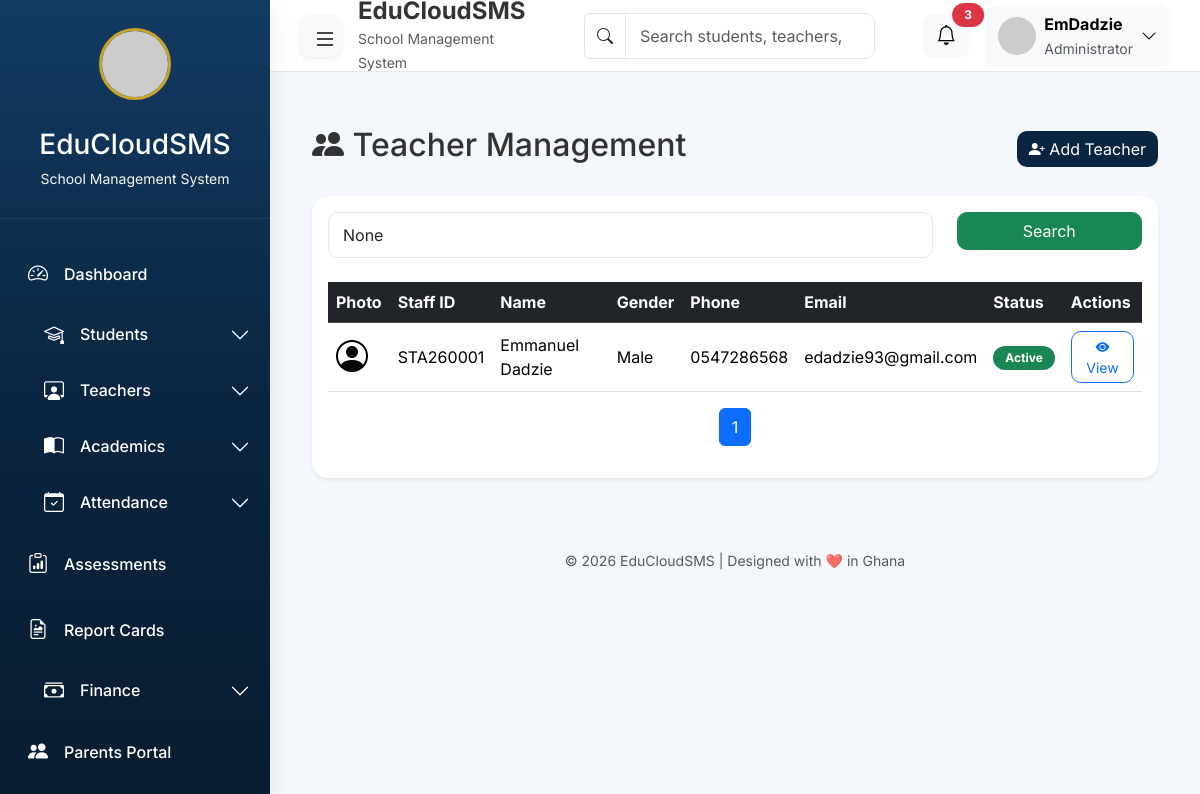
Screenshot of /teachers/ (signed in) with the database file from the repository.
### accounts/models.py (models this page shows, shortened)
class User(AbstractUser):
    class Role(models.TextChoices):
        ADMIN = "ADMIN", "Administrator"
        HEADTEACHER = "HEADTEACHER", "Headteacher"
        TEACHER = "TEACHER", "Teacher"
        PARENT = "PARENT", "Parent"
    role = models.CharField(
        max_length=20,
        choices=Role.choices,
        default=Role.TEACHER
    )

### teachers/models.py (models this page shows, shortened)
class Teacher(models.Model):
    class Gender(models.TextChoices):
        MALE = "Male", "Male"
        FEMALE = "Female", "Female"
    first_name = models.CharField(max_length=50)
    last_name = models.CharField(max_length=50)
    gender = models.CharField(
        max_length=10,
        choices=Gender.choices
    )
    staff_id = models.CharField(
        max_length=20,
        unique=True,
        blank=True,
        editable=False
    )
    phone = models.CharField(
        max_length=20,
        blank=True
    )
    email = models.EmailField(
        blank=True
    )
    photo = models.ImageField(
        upload_to="teacher_photos/",
        blank=True,
        null=True
    )
    date_joined = models.DateField(
        auto_now_add=True
    )
    active = models.BooleanField(
        default=True
    )
    position = models.CharField(
    max_length=50,
    blank=True
    )
    qualification = models.CharField(
        max_length=100,
        blank=True
    )
    date_of_birth = models.DateField(
        null=True,
        blank=True
    )
    address = models.TextField(
        blank=True
    )

### teachers/views.py (the view, shortened to what this page needs)
# urls.py: path("", views.teacher_list, name="teacher_list"),
def teacher_list(request):
    teachers = Teacher.objects.all()
    search = request.GET.get("search")
    paginator = Paginator(teachers, 10)
    page_number = request.GET.get("page")
    page_obj = paginator.get_page(page_number)
    return render(
        request,
        "teachers/teacher_list.html",
        {
            "page_obj": page_obj,
            "search": search,
        },
    )

### core/context_processors.py (called while the page is built)
def school_info(request):
    school = School.objects.first()
    return {
        "school": school
    }

def global_statistics(request):
    return {
        "total_students": Student.objects.count(),
        "total_teachers": Teacher.objects.count(),
        "total_classes": ClassRoom.objects.count(),
        "total_subjects": Subject.objects.count(),
    }

### teachers/templates/teachers/teacher_list.html (shortened to what this page needs)
{% extends "base.html" %}
{% block content %}
<div class="d-flex justify-content-between align-items-center mb-4">
    <h2>
        <i class="bi bi-people-fill"></i>
        Teacher Management
    </h2>
    <a href="{% url 'teacher_create' %}"
       class="btn btn-primary">
        <i class="bi bi-person-plus-fill"></i>
        Add Teacher
    </a>
</div>
<div class="card shadow-sm border-0">
    <div class="card-body">
        <form method="GET" class="row mb-4">
            <div class="col-md-9">
                <input
                    type="text"
                    name="search"
                    class="form-control"
                    placeholder="Search by name, staff ID or phone..."
                    value="{{ search }}"
                >
            </div>
            <div class="col-md-3">
                <button class="btn btn-success w-100">
                    Search
                </button>
            </div>
        </form>
        <div class="table-responsive">
            <table class="table table-hover align-middle">
                <thead class="table-dark">
                    <tr>
                        <th>Photo</th>
                        <th>Staff ID</th>
                        <th>Name</th>
                        <th>Gender</th>
                        <th>Phone</th>
                        <th>Email</th>
                        <th>Status</th>
                        <th>Actions</th>
                    </tr>
                </thead>
                <tbody>
                {% for teacher in page_obj %}
                    <tr>
                        <td>
                            {% if teacher.photo %}
                                <img src="{{ teacher.photo.url }}"
                                     width="45"
                                     height="45"
                                     class="rounded-circle">
                            {% else %}
                                <i class="bi bi-person-circle fs-2"></i>
                            {% endif %}
                        </td>
                        <td>{{ teacher.staff_id }}</td>
                        <td>
                            {{ teacher.first_name }}
                            {{ teacher.last_name }}
                        </td>
                        <td>{{ teacher.gender }}</td>
                        <td>{{ teacher.phone }}</td>
                        <td>{{ teacher.email }}</td>
                        <td>
                            {% if teacher.active %}
                                <span class="badge bg-success">
                                    Active
                                </span>
                            {% else %}
                                <span class="badge bg-danger">
                                    Inactive
                                </span>
                            {% endif %}
                        </td>
                        <td>
                            <a href="{% url 'teacher_detail' teacher.id %}"
                               class="btn btn-sm btn-outline-primary">
                                <i class="bi bi-eye-fill"></i>
                                View
                            </a>
                        </td>
                    </tr>
                {% endfor %}
                </tbody>
            </table>
        </div>
        <nav>
            <ul class="pagination justify-content-center">
                <li class="page-item active">
                    <span class="page-link">
                        {{ page_obj.number }}
                    </span>
                </li>
            </ul>
        </nav>
    </div>
</div>
{% endblock %}

### templates/includes/topbar.html (shortened to what this page needs)
<header class="topbar">
    <div class="d-flex align-items-center">
        <button id="sidebarToggle"
                class="btn btn-light shadow-sm me-3">
            <i class="bi bi-list fs-4"></i>
        </button>
        <div>
            <h4 class="fw-bold mb-0">
            </h4>
            <small class="text-muted">
                School Management System
            </small>
        </div>
    </div>
    <div class="d-none d-lg-block flex-grow-1 mx-5">
        <form>
            <div class="input-group">
                <span class="input-group-text bg-white">
                    <i class="bi bi-search"></i>
                </span>
                <input type="search"
                       class="form-control"
                       placeholder="Search students, teachers, classes...">
            </div>
        </form>
    </div>
    <div class="d-flex align-items-center">
        <div class="dropdown me-3">
            <button class="btn btn-light position-relative"
                    data-bs-toggle="dropdown">
                <i class="bi bi-bell fs-5"></i>
                <span class="position-absolute top-0 start-100 translate-middle badge rounded-pill bg-danger">
                    3
                </span>
            </button>
        </div>
        <div class="dropdown">
            <button class="btn btn-light d-flex align-items-center"
                    data-bs-toggle="dropdown">
                <img src="https://ui-avatars.com/api/?name=Admin"
                     class="rounded-circle me-2"
                     width="38"
                     height="38">
                <div class="text-start d-none d-md-block">
                    <strong>
                        {{ request.user.get_full_name|default:request.user.username }}
                    </strong>
                    <br>
                    <small class="text-muted">
                        Administrator
                    </small>
                </div>
                <i class="bi bi-chevron-down ms-2"></i>
            </button>
        </div>
    </div>
</header>

### templates/includes/styles.html (style rules this page uses)
:root { --primary:#0A2540; --primary-dark:#071C30; --primary-light:#123B63; --gold:#C9A227; --success:#198754; --warning:#FFC107; --danger:#DC3545; --info:#0DCAF0; --bg:#F4F7FC; --white:#FFFFFF; --border:#E3E8EF; --sidebar-width:270px; --sidebar-collapse:80px; --topbar-height:72px; --shadow:0 8px 25px rgba(0,0,0,.08); --radius:16px; --transition:.3s ease; }
* { margin:0; padding:0; box-sizing:border-box; }
html { scroll-behavior:smooth; }
body { background:var(--bg); font-family:'Inter',sans-serif; color:#333; overflow-x:hidden; }
.topbar { height:var(--topbar-height); background:#fff; border-bottom:1px solid var(--border); display:flex; align-items:center; justify-content:space-between; padding:0 30px; position:sticky; top:0; z-index:1000; }
#sidebarToggle { width:42px; height:42px; border-radius:10px; }
.card { border:none; border-radius:var(--radius); box-shadow:var(--shadow); }
.btn { border-radius:10px; }
.btn-primary { background:var(--primary); border:none; }
.table { background:#fff; }
.table thead { background:var(--primary); color:#fff; }
.table td { vertical-align:middle; }
.form-control, .form-select { border-radius:10px; border:1px solid var(--border); padding:10px 14px; }
.badge { border-radius:20px; padding:6px 12px; }

### rows the page displays
User: user.get_full_name "EmDadzie"
Teacher: staff_id "STA260001", first_name "Emmanuel", last_name "Dadzie", gender "Male", phone "0547286568", email "edadzie93@gmail.com", active "Active"

### other values shown
{{ school.school_name|default:"EduCloudSMS" }} "EduCloudSMS"
{{ page_obj.number }} "1"
